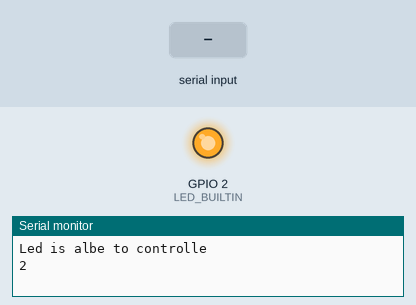
A program run on a simulated ESP8266 (NodeMCU). On the bench: output pins drawn as LEDs (lit = HIGH, except the on-board LED, lit = LOW), the last lines printed to the serial monitor. Inputs (shaded band) come from the test bench.

Above: at 3.8 s.
3.9 s: "1" received over Serial
At 5.2 s:
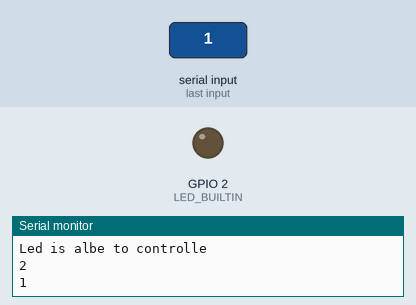
5.5 s: "0" received over Serial
At 6.9 s:
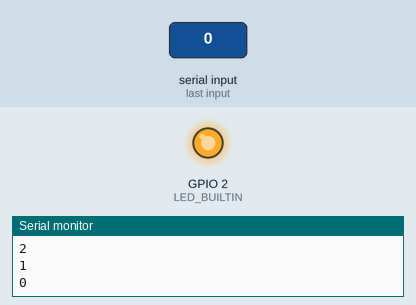
Timing chart, 0 to 8.5 s (numbered marks = the images above; inputs shaded):
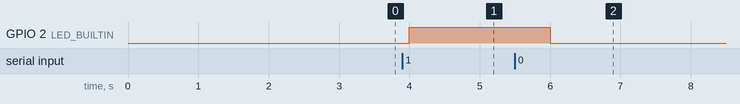

The program:

main.cpp
```cpp
#include <Arduino.h>

int LED = 2;

void setup() {
  Serial.begin(115200);
  pinMode(LED_BUILTIN, OUTPUT);
  Serial.printf("%s", "Led is albe to controlle\n");
  Serial.println(LED_BUILTIN);
}

void loop() {
  delay(1000);
  if(Serial.available() > 0){
    char bit = Serial.read();
    if(bit == '0'){
      digitalWrite(LED_BUILTIN, LOW);
    }
    else if (bit == '1')
    {
      digitalWrite(LED_BUILTIN, HIGH);
    }
    int test = digitalRead(LED_BUILTIN);
    Serial.println(test);
  }
}
```

Measured:
- after the input at 3.9 s, GPIO 2 (LED_BUILTIN): LOW → HIGH after 0.10 s
- after the input at 5.5 s, GPIO 2 (LED_BUILTIN): HIGH → LOW after 0.50 s
